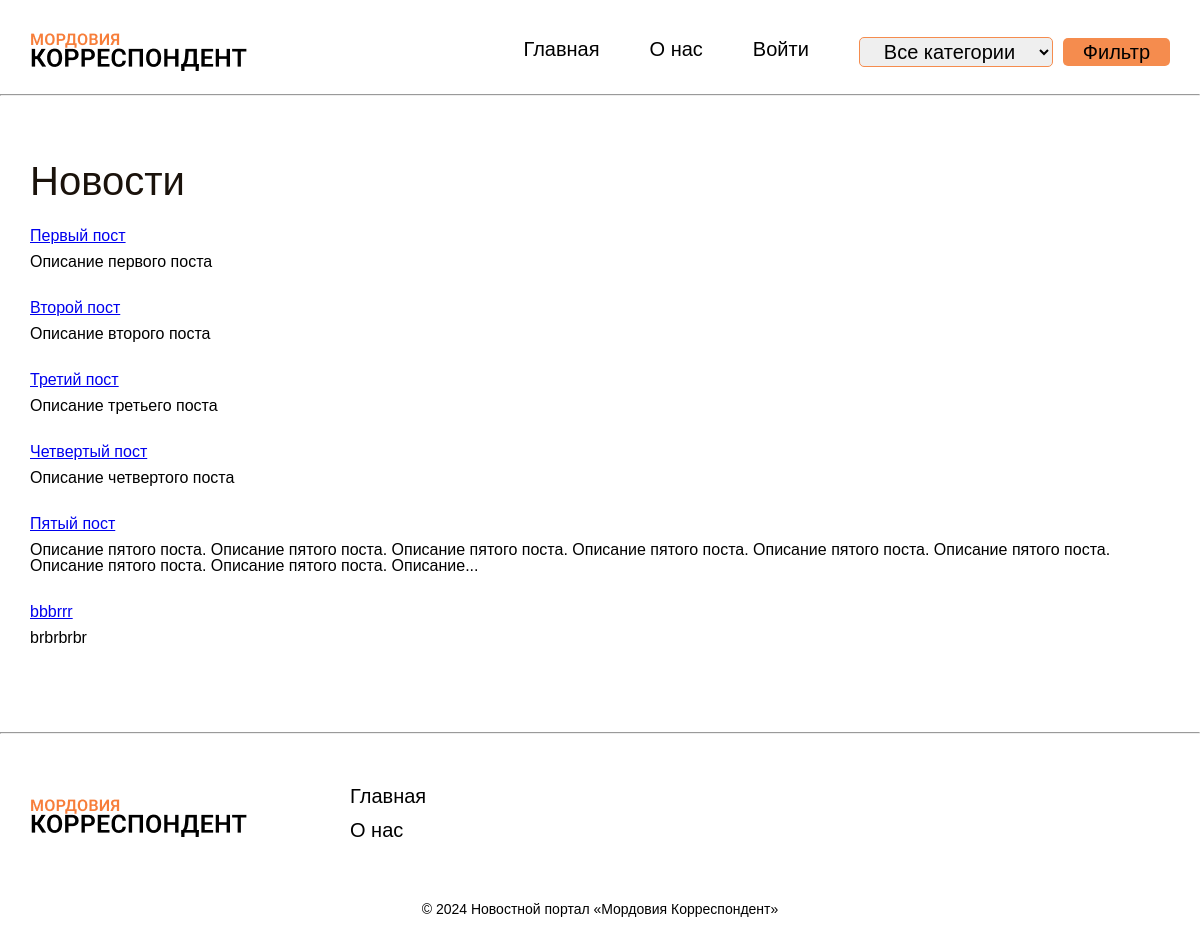
The page / on the database its author committed.
### app.py (models this page shows, shortened)
class Post(db.Model):
    id = db.Column(db.Integer, primary_key=True)
    title = db.Column(db.String(100), nullable=False)
    content = db.Column(db.Text, nullable=False)
    date_posted = db.Column(db.DateTime, nullable=False, default=datetime.utcnow)
    category_id = db.Column(db.Integer, db.ForeignKey('category.id'), nullable=False)  # Добавлено поле для связи с категорией
    category = db.relationship('Category', backref=db.backref('posts', lazy=True))
    user_id = db.Column(db.Integer, db.ForeignKey('user.id'), nullable=False)
    author = db.relationship('User', backref=db.backref('posts', lazy=True))

### app.py (the view)
@app.route('/')
def index():
    category_id = request.args.get('category_id')  # Получаем ID категории из запроса, если он есть
    posts = Post.query.all()
    categories = Category.query.all()
    if category_id:  # Если указан ID категории, фильтруем посты
        posts = Post.query.filter_by(category_id=category_id).all()
    return render_template('index.html', posts=posts, categories=categories, title='Главная')

### news_portal/templates/index.html
{% extends 'base.html' %}
{% block content %}
    <h1 class="main__title">Новости</h1>
    <ul>
        {% for post in posts %}
            <li class="main__post-li">
                <a href="{{ url_for('post_detail', post_id=post.id) }}" class="main__post-link">{{ post.title }}</a><br>
                <p class="main__content">{{ post.content | truncate(200) }}</p>
            </li>
        {% endfor %}
    </ul>
{% endblock content %}

### news_portal/static/css/style.css (style rules this page uses)
html { line-height: 1.15; -webkit-text-size-adjust: 100%; }
body { margin: 0; }
h1 { font-size: 2em; margin: 0.67em 0; }
a { background-color: transparent; }
html, body, div, span, applet, object, iframe, h1, h2, h3, h4, h5, h6, p, blockquote, pre, a, abbr, acronym, address, big, cite, code, del, dfn, em, img, ins, kbd, q, s, samp, small, strike, strong, sub, sup, tt, var, b, u, i, center, dl, dt, dd, ol, ul, li, fieldset, form, label, legend, table, caption, tbody, tfoot, thead, tr, th, td, article, aside, canvas, details, embed, figure, figcaption, footer, header, hgroup, menu, nav, output, ruby, section, summary, time, mark, audio, video { margin: 0; padding: 0; border: 0; font-size: 100%; font: inherit; vertical-align: baseline; }
html { height: 100%; }
body { line-height: 1; }
ol, ul { list-style: none; }
* { box-sizing: border-box; }
body { position: relative; overflow-x: hidden; font-family: sans-serif; }
.main__title { color: #1a120b; font-size: 40px; font-weight: 500; line-height: 54px; margin-bottom: 20px; }
.main__post-li { margin-bottom: 30px; }
.main__content { margin-top: 10px; }

### rows shown on the page
Post: title "Первый пост", content "Описание первого поста"
Post: title "Второй пост", content "Описание второго поста"
Post: title "Третий пост", content "Описание третьего поста"
Post: title "Четвертый пост", content "Описание четвертого поста"
Post: title "Пятый пост", content "Описание пятого поста. Описание пятого поста. Описание пятого поста. Описание пятого поста. Описание пятого поста. Описание пятого поста. Описание пятого поста. Описание пятого поста. Описание..."
Post: title "bbbrrr", content "brbrbrbr"
